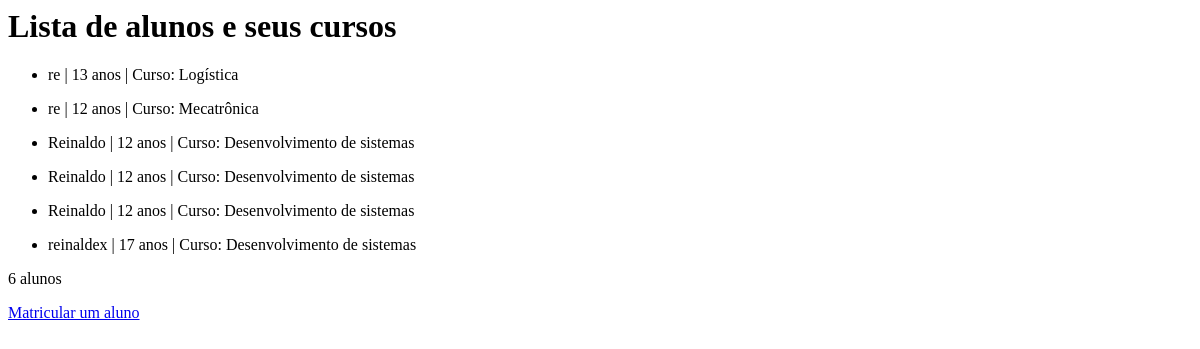
The app's page /, older data.
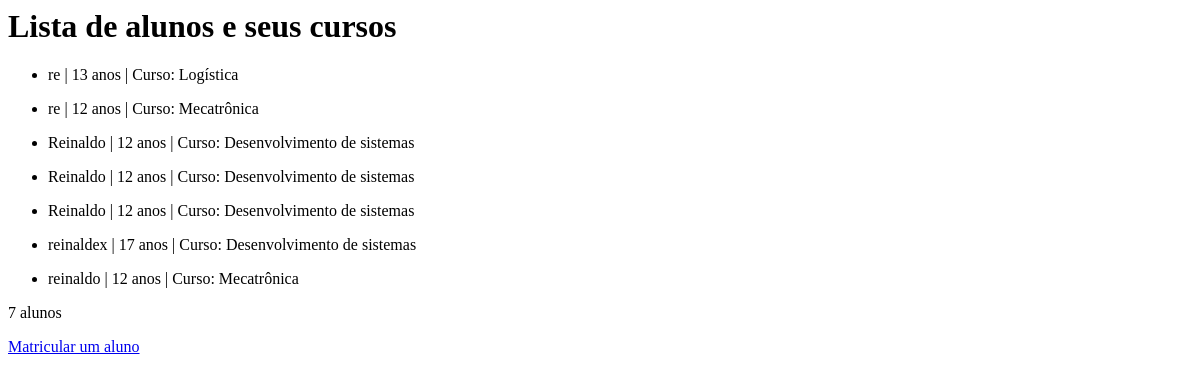
The same page, newer data.
### alunos/models.py (models this page shows, shortened)
class Aluno(models.Model):
    nome = models.CharField(max_length=100)
    idade = models.IntegerField()
    curso = models.ForeignKey(Curso, on_delete=models.CASCADE, related_name="alunos")
    matricula = models.CharField(max_length=10, null=True)

class Curso(models.Model):
    nome = models.CharField(max_length=50)
    duracao = models.IntegerField()
    def __str__(self):
        return f"{self.nome}"

### alunos/views.py (the view)
# urls.py: path('', views.lista_alunos, name='lista_alunos'),
def lista_alunos(request):
    alunos = models.Aluno.objects.all()
    cursos = models.Curso.objects.all()
    numalunos = len(models.Aluno.objects.all())
    return render(request, 'alunos/lista.html', {'alunos' : alunos , 'cursos' : cursos, 'num' : numalunos})

### alunos/templates/alunos/lista.html
{% extends "alunos/layout.html" %}
{% block body%}
<h1>Lista de alunos e seus cursos</h1>
<ul>
{% for aluno in alunos %}
<li>
    <p>{{ aluno.nome }} | {{ aluno.idade }} anos | Curso: {{ aluno.curso }}</p>
</li>
{% endfor %}
</ul>
<p>{{ num }} alunos</p>
<a href="{% url 'matricula' %}">Matricular um aluno</a>
{% endblock %}

### alunos/templates/alunos/layout.html (shortened to what this page needs)
<html lang="en">
<head>
</head>
<body>
    {% block body %}
    {% endblock %}
</body>
</html>

Row changes from the older to the newer data that the page shows:
added Aluno: nome "reinaldo", idade "12", curso "Mecatrônica"
Text that changed along with them:
{{ num }}: "6" → "7"
